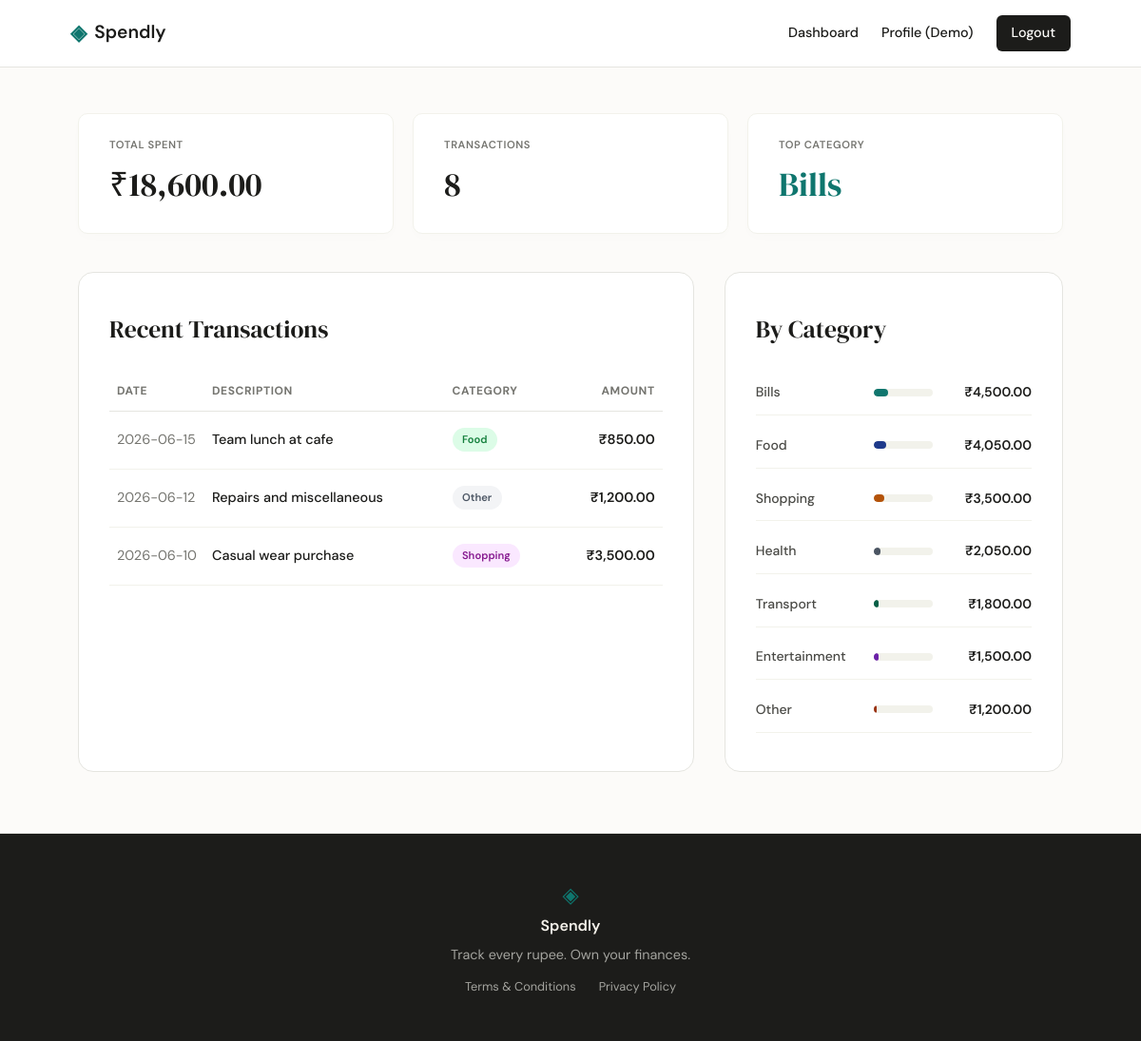
Screenshot of /profile (signed in) with the database file from the repository.
### tables this page shows
CREATE TABLE users (
        id INTEGER PRIMARY KEY AUTOINCREMENT,
        name TEXT NOT NULL,
        email TEXT UNIQUE NOT NULL,
        password_hash TEXT NOT NULL,
        created_at TEXT DEFAULT (datetime('now', 'localtime'))
    );

CREATE TABLE expenses (
        id INTEGER PRIMARY KEY AUTOINCREMENT,
        user_id INTEGER NOT NULL,
        amount REAL NOT NULL,
        category TEXT NOT NULL,
        date TEXT NOT NULL,
        description TEXT,
        created_at TEXT DEFAULT (datetime('now', 'localtime')),
        FOREIGN KEY (user_id) REFERENCES users (id) ON DELETE CASCADE
    );

### app.py (the view, shortened to what this page needs)
@app.route("/profile")
@login_required
def profile():
    db = get_db()
    initials = "".join([part[0].upper() for part in g.user['name'].split()[:2]]) if g.user['name'] else "U"
    try:
        created_dt = datetime.strptime(g.user['created_at'], "%Y-%m-%d %H:%M:%S")
        member_since = created_dt.strftime("%B %Y")
    except (ValueError, TypeError):
        member_since = "June 2026"
    user_info = {
        "name": g.user['name'],
        "email": g.user['email'],
        "member_since": member_since,
        "initials": initials
    }
    stats_row = db.execute("""
        SELECT COUNT(*) as count, SUM(amount) as total
        FROM expenses WHERE user_id = ?;
    """, (g.user["id"],)).fetchone()
    total_spent = stats_row["total"] if stats_row["total"] is not None else 0.0
    transaction_count = stats_row["count"] if stats_row["count"] is not None else 0
    top_cat_row = db.execute("""
        SELECT category, SUM(amount) as total
        FROM expenses
        WHERE user_id = ?
        GROUP BY category
        ORDER BY total DESC LIMIT 1;
    """, (g.user["id"],)).fetchone()
    top_category = top_cat_row["category"] if top_cat_row else "None"
    stats = {
        "total_spent": total_spent,
        "transaction_count": transaction_count,
        "top_category": top_category
    }
    recent_transactions_rows = db.execute("""
        SELECT * FROM expenses
        WHERE user_id = ?
        ORDER BY date DESC, id DESC LIMIT 3;
    """, (g.user["id"],)).fetchall()
    recent_transactions = []
    for row in recent_transactions_rows:
        recent_transactions.append({
            "date": row["date"],
            "category": row["category"],
            "description": row["description"] or "-",
            "amount": row["amount"]
        })
    category_rows = db.execute("""
        SELECT category, SUM(amount) as total
        FROM expenses
        WHERE user_id = ?
        GROUP BY category
        ORDER BY total DESC;
    """, (g.user["id"],)).fetchall()
    category_breakdown = []
    for row in category_rows:
        percentage = int((row["total"] / total_spent * 100)) if total_spent > 0 else 0
        category_breakdown.append({
            "category": row["category"],
            "amount": row["total"],
            "percentage": percentage
        })
    db.close()
    return render_template(
        "profile.html",
        user_info=user_info,
        stats=stats,
        recent_transactions=recent_transactions,
        category_breakdown=category_breakdown
    )

### app.py (called while the page is built)
@app.before_request
def load_logged_in_user():
    user_id = session.get("user_id")
    if user_id is None:
        g.user = None
    else:
        db = get_db()
        g.user = db.execute("SELECT * FROM users WHERE id = ?", (user_id,)).fetchone()
        db.close()

def login_required(view):
    @functools.wraps(view)
    def wrapped_view(**kwargs):
        if g.user is None:
            return redirect(url_for("login"))
        return view(**kwargs)
    return wrapped_view

### database/db.py (called while the page is built)
def get_db():
    db_dir = os.path.dirname(os.path.abspath(__file__))
    database_path = os.path.normpath(os.path.join(db_dir, "..", "spendly.db"))
    conn = sqlite3.connect(database_path)
    conn.row_factory = sqlite3.Row
    conn.execute("PRAGMA foreign_keys = ON;")
    return conn

### templates/profile.html (shortened to what this page needs)
{% extends "base.html" %}
{% block content %}
<section style="max-width: var(--max-width); margin: 3rem auto; padding: 0 2rem;">
    <div class="stats-grid">
        <div class="stats-box" style="text-align: left; padding: 1.5rem 2rem;">
            <span class="mock-label" style="font-size: 0.7rem; color: var(--ink-muted); text-transform: uppercase; letter-spacing: 0.05em; display: block; margin-bottom: 0.5rem;">Total Spent</span>
            <p style="font-family: var(--font-display); font-size: 2.2rem; color: var(--ink); margin: 0;">
                ₹{{ "{:,.2f}".format(stats['total_spent']) }}
            </p>
        </div>
        <div class="stats-box" style="text-align: left; padding: 1.5rem 2rem;">
            <span class="mock-label" style="font-size: 0.7rem; color: var(--ink-muted); text-transform: uppercase; letter-spacing: 0.05em; display: block; margin-bottom: 0.5rem;">Transactions</span>
            <p style="font-family: var(--font-display); font-size: 2.2rem; color: var(--ink); margin: 0;">
                {{ stats['transaction_count'] }}
            </p>
        </div>
        <div class="stats-box" style="text-align: left; padding: 1.5rem 2rem;">
            <span class="mock-label" style="font-size: 0.7rem; color: var(--ink-muted); text-transform: uppercase; letter-spacing: 0.05em; display: block; margin-bottom: 0.5rem;">Top Category</span>
            <p style="font-family: var(--font-display); font-size: 2.2rem; color: var(--accent); margin: 0;">
                {{ stats['top_category'] }}
            </p>
        </div>
    </div>
    <div class="profile-details-grid">
        <div style="background: var(--paper-card); border: 1px solid var(--border); border-radius: var(--radius-lg); padding: 2.5rem 2rem; width: 100%;">
            <h2 style="font-family: var(--font-display); font-size: 1.6rem; font-weight: 400; margin-bottom: 1.5rem; color: var(--ink);">Recent Transactions</h2>
            <div class="table-container">
                <table style="width: 100%; border-collapse: collapse; font-size: 0.9rem; text-align: left;">
                    <thead>
                        <tr style="border-bottom: 1px solid var(--border); color: var(--ink-muted); font-size: 0.75rem; text-transform: uppercase; letter-spacing: 0.05em; font-weight: 600;">
                            <th style="padding: 0.75rem 0.5rem; width: 15%;">Date</th>
                            <th style="padding: 0.75rem 0.5rem; width: 45%;">Description</th>
                            <th style="padding: 0.75rem 0.5rem; width: 20%;">Category</th>
                            <th style="padding: 0.75rem 0.5rem; text-align: right; width: 20%;">Amount</th>
                        </tr>
                    </thead>
                    <tbody>
                        {% for tx in recent_transactions %}
                            <tr style="border-bottom: 1px solid var(--border-soft); transition: background 0.2s;">
                                <td style="padding: 1.1rem 0.5rem; color: var(--ink-muted); white-space: nowrap;">
                                    {{ tx['date'] }}
                                </td>
                                <td style="padding: 1.1rem 0.5rem; color: var(--ink); font-weight: 500;">
                                    {{ tx['description'] }}
                                </td>
                                <td style="padding: 1.1rem 0.5rem;">
                                    <span class="hero-badge badge-{{ tx['category']|lower }}" style="margin-bottom: 0; padding: 0.25rem 0.65rem; font-size: 0.7rem; font-weight: 600; border: none;">
                                        {{ tx['category'] }}
                                    </span>
                                </td>
                                <td style="padding: 1.1rem 0.5rem; text-align: right; font-weight: 600; color: var(--ink);">
                                    ₹{{ "{:,.2f}".format(tx['amount']) }}
                                </td>
                            </tr>
                        {% endfor %}
                    </tbody>
                </table>
            </div>
        </div>
        <div style="background: var(--paper-card); border: 1px solid var(--border); border-radius: var(--radius-lg); padding: 2.5rem 2rem; width: 100%;">
            <h2 style="font-family: var(--font-display); font-size: 1.6rem; font-weight: 400; margin-bottom: 1.5rem; color: var(--ink);">By Category</h2>
            <div style="display: flex; flex-direction: column; gap: 0.5rem;">
                {% set bar_colors = ['var(--cat-1)', 'var(--cat-2)', 'var(--cat-3)', 'var(--cat-4)', 'var(--cat-5)', 'var(--cat-6)', 'var(--cat-7)'] %}
                {% for item in category_breakdown %}
                    <div class="cat-row" style="padding: 0.8rem 0;">
                        <span class="cat-name" style="font-weight: 500; color: var(--ink-soft); width: 100px;">{{ item['category'] }}</span>
                        <div class="cat-bar-track" style="height: 8px; margin: 0 0.5rem;">
                            <div class="cat-bar-fill" style="width: {{ item['percentage'] }}%; background: {{ bar_colors[loop.index0 % bar_colors|length] }};"></div>
                        </div>
                        <span class="cat-amount" style="font-family: var(--font-sans); color: var(--ink); font-weight: 600; width: 80px;">
                            ₹{{ "{:,.2f}".format(item['amount']) }}
                        </span>
                    </div>
                {% endfor %}
            </div>
        </div>
    </div>
</section>
{% endblock %}

### templates/base.html (shortened to what this page needs)
<!DOCTYPE html>
<html lang="en">
<head>
    <link rel="stylesheet" href="{{ url_for('static', filename='css/style.css') }}">
</head>
<body>
    <nav class="navbar">
        <div class="nav-inner">
            <a href="{{ url_for('landing') }}" class="nav-brand">
                <span class="brand-icon">◈</span>
                <span class="brand-name">Spendly</span>
            </a>
            <div class="nav-links">
                {% if session.get('user_id') %}
                    <a href="{{ url_for('dashboard') }}">Dashboard</a>
                    <a href="{{ url_for('profile') }}">Profile ({{ g.user['name'].split()[0] if g.user else 'User' }})</a>
                    <a href="{{ url_for('logout') }}" class="nav-cta">Logout</a>
                {% else %}
                    <a href="{{ url_for('login') }}">Sign in</a>
                    <a href="{{ url_for('register') }}" class="nav-cta">Get started</a>
                {% endif %}
            </div>
        </div>
    </nav>
    <main class="main-content">
        {% block content %}{% endblock %}
    </main>
    <footer class="footer">
        <div class="footer-inner">
            <span class="brand-icon">◈</span>
            <span class="footer-name">Spendly</span>
            <p class="footer-copy" style="margin-bottom: 0.75rem;">Track every rupee. Own your finances.</p>
            <div style="display: flex; gap: 1.5rem; font-size: 0.8rem; color: var(--ink-faint);">
                <a href="{{ url_for('terms') }}" style="transition: color 0.2s;" onmouseover="this.style.color='var(--paper-warm)'" onmouseout="this.style.color='var(--ink-faint)'">Terms & Conditions</a>
                <a href="{{ url_for('privacy') }}" style="transition: color 0.2s;" onmouseover="this.style.color='var(--paper-warm)'" onmouseout="this.style.color='var(--ink-faint)'">Privacy Policy</a>
            </div>
        </div>
    </footer>
</body>
</html>

### static/css/style.css (style rules this page uses)
:root { --font-sans: 'DM Sans', -apple-system, BlinkMacSystemFont, "Segoe UI", Roboto, sans-serif; --font-display: 'DM Serif Display', Georgia, serif; --paper: #fcfbf9; --paper-warm: #f5f2eb; --paper-card: #ffffff; --ink: #1c1c1a; --ink-soft: #4a4a46; --ink-muted: #757570; --ink-faint: #a3a39e; --accent: #0f766e; --accent-light: #f0fdf4; --accent-2: #d97706; --border: #e5e5e0; --border-soft: #f2f2eb; --danger: #dc2626; --cat-1: #0f766e; --cat-2: #1e3a8a; --cat-3: #b45309; --cat-4: #4b5563; --cat-5: #065f46; --cat-6: #6b21a8; --cat-7: #9a3412; --max-width: 1100px; --radius-lg: 16px; --radius-md: 10px; --radius-sm: 6px; }
* { box-sizing: border-box; margin: 0; padding: 0; }
body { font-family: var(--font-sans); background-color: var(--paper); color: var(--ink); line-height: 1.5; -webkit-font-smoothing: antialiased; }
a { color: inherit; text-decoration: none; }
.navbar { background-color: var(--paper-card); border-bottom: 1px solid var(--border); position: sticky; top: 0; z-index: 100; }
.nav-inner { max-width: var(--max-width); margin: 0 auto; padding: 1rem 1.5rem; display: flex; justify-content: space-between; align-items: center; }
.nav-brand { display: flex; align-items: center; gap: 0.5rem; font-weight: 600; font-size: 1.2rem; }
.brand-icon { color: var(--accent); font-size: 1.4rem; }
.nav-links { display: flex; align-items: center; gap: 1.5rem; font-size: 0.9rem; font-weight: 500; }
.nav-cta { background-color: var(--ink); color: var(--paper); padding: 0.5rem 1rem; border-radius: var(--radius-sm); transition: opacity 0.2s; }
.main-content { min-height: calc(100vh - 70px - 160px); }
.footer { background-color: var(--ink); color: var(--paper-warm); padding: 3rem 1.5rem; margin-top: 4rem; border-top: 1px solid var(--border); }
.footer-inner { max-width: var(--max-width); margin: 0 auto; display: flex; flex-direction: column; align-items: center; text-align: center; }
.footer-name { font-weight: 600; margin-top: 0.25rem; margin-bottom: 0.5rem; }
.footer-copy { font-size: 0.9rem; color: var(--ink-faint); }
.hero-badge { display: inline-block; background-color: var(--paper-warm); color: var(--ink-soft); font-size: 0.8rem; font-weight: 500; padding: 0.35rem 0.85rem; border-radius: 100px; margin-bottom: 1rem; width: fit-content; }
.mock-label { text-transform: uppercase; font-size: 0.75rem; letter-spacing: 0.05em; color: var(--ink-muted); font-weight: 600; }
.stats-grid { display: grid; grid-template-columns: repeat(3, 1fr); gap: 1.25rem; margin-bottom: 2.5rem; }
.stats-box { background: var(--paper-card); border: 1px solid var(--border-soft); border-radius: var(--radius-md); padding: 1.25rem; text-align: center; box-shadow: 0 4px 12px rgba(0, 0, 0, 0.01); }
.profile-details-grid { display: grid; grid-template-columns: 1fr; gap: 2rem; }
@media (min-width: 900px) { .profile-details-grid { grid-template-columns: 2fr 1.1fr; } }
.cat-row { display: flex; align-items: center; gap: 1rem; padding: 0.6rem 0; border-bottom: 1px solid var(--border-soft); }
.cat-name { width: 120px; font-size: 0.875rem; color: var(--ink-soft); }
.cat-bar-track { flex: 1; height: 8px; background: var(--border-soft); border-radius: 99px; overflow: hidden; }
.cat-bar-fill { height: 100%; background: var(--accent); border-radius: 99px; }
.cat-amount { width: 80px; text-align: right; font-size: 0.875rem; font-weight: 600; color: var(--ink); }
.badge-food { background-color: #dcfce7; color: #15803d; }
.badge-shopping { background-color: #fae8ff; color: #86198f; }
.badge-other { background-color: #f3f4f6; color: #4b5563; }

### rows the page displays
users: user.name "Demo"
expenses: top_category "Bills", category "Bills", {{ item['percentage'] }} 24 (drawn), amount "4,500.00"
expenses: date "2026-06-15", description "Team lunch at cafe", category "Food", amount "850.00"
expenses: date "2026-06-12", description "Repairs and miscellaneous", category "Other", amount "1,200.00", {{ item['percentage'] }} 6 (drawn)
expenses: date "2026-06-10", description "Casual wear purchase", category "Shopping", amount "3,500.00", {{ item['percentage'] }} 18 (drawn)
expenses: category "Health", {{ item['percentage'] }} 11 (drawn), amount "2,050.00"
expenses: category "Transport", {{ item['percentage'] }} 9 (drawn), amount "1,800.00"
expenses: category "Entertainment", {{ item['percentage'] }} 8 (drawn), amount "1,500.00"

### other values shown
{{ "{:,.2f}".format(stats['total_spent']) }} "18,600.00"
{{ stats['transaction_count'] }} "8"
{{ item['category'] }} "Food"
{{ "{:,.2f}".format(item['amount']) }} "4,050.00"
